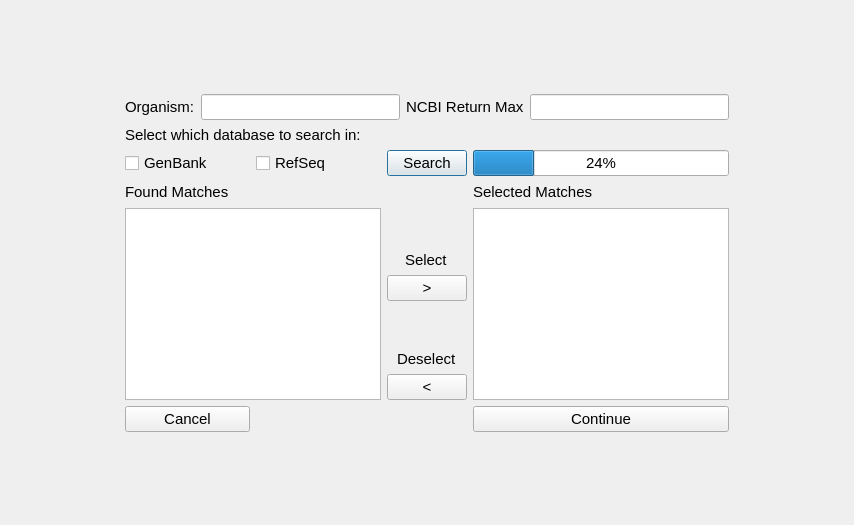
<?xml version="1.0" encoding="UTF-8"?>
<ui version="4.0">
 <class>dialog</class>
 <widget class="QDialog" name="dialog">
  <property name="geometry">
   <rect>
    <x>0</x>
    <y>0</y>
    <width>854</width>
    <height>525</height>
   </rect>
  </property>
  <property name="font">
   <font>
    <pointsize>11</pointsize>
   </font>
  </property>
  <property name="windowTitle">
   <string>Dialog</string>
  </property>
  <property name="layoutDirection">
   <enum>Qt::LeftToRight</enum>
  </property>
  <layout class="QGridLayout" name="gridLayout">
   <item row="3" column="1">
    <widget class="QCheckBox" name="genbank_checkbox">
     <property name="text">
      <string>GenBank</string>
     </property>
     <attribute name="buttonGroup">
      <string notr="true">data_base_selection_group</string>
     </attribute>
    </widget>
   </item>
   <item row="4" column="1">
    <widget class="QLabel" name="found_matches_label">
     <property name="text">
      <string>Found Matches</string>
     </property>
    </widget>
   </item>
   <item row="4" column="0">
    <spacer name="horizontalSpacer">
     <property name="orientation">
      <enum>Qt::Horizontal</enum>
     </property>
     <property name="sizeHint" stdset="0">
      <size>
       <width>40</width>
       <height>20</height>
      </size>
     </property>
    </spacer>
   </item>
   <item row="4" column="5">
    <spacer name="horizontalSpacer_2">
     <property name="orientation">
      <enum>Qt::Horizontal</enum>
     </property>
     <property name="sizeHint" stdset="0">
      <size>
       <width>40</width>
       <height>20</height>
      </size>
     </property>
    </spacer>
   </item>
   <item row="0" column="1">
    <spacer name="verticalSpacer">
     <property name="orientation">
      <enum>Qt::Vertical</enum>
     </property>
     <property name="sizeHint" stdset="0">
      <size>
       <width>20</width>
       <height>40</height>
      </size>
     </property>
    </spacer>
   </item>
   <item row="3" column="3" colspan="2">
    <layout class="QGridLayout" name="gridLayout_3">
     <item row="0" column="3">
      <widget class="QProgressBar" name="searchProgressBar">
       <property name="minimumSize">
        <size>
         <width>251</width>
         <height>23</height>
        </size>
       </property>
       <property name="value">
        <number>24</number>
       </property>
      </widget>
     </item>
     <item row="0" column="2">
      <widget class="QPushButton" name="searchPushButton">
       <property name="toolTip">
        <string>&lt;html&gt;&lt;head/&gt;&lt;body&gt;&lt;p&gt;'Search' searches the NCBI database for either RefSeq or Genbank files that match the organism entered&lt;/p&gt;&lt;/body&gt;&lt;/html&gt;</string>
       </property>
       <property name="text">
        <string>Search</string>
       </property>
      </widget>
     </item>
    </layout>
   </item>
   <item row="7" column="1">
    <widget class="QPushButton" name="cancelPushButton">
     <property name="toolTip">
      <string>&lt;html&gt;&lt;head/&gt;&lt;body&gt;&lt;p&gt;'Cancel' clears everything and closes this window&lt;/p&gt;&lt;/body&gt;&lt;/html&gt;</string>
     </property>
     <property name="text">
      <string>Cancel</string>
     </property>
    </widget>
   </item>
   <item row="1" column="1" colspan="4">
    <layout class="QGridLayout" name="gridLayout_2">
     <item row="0" column="1">
      <widget class="QLineEdit" name="organismLineEdit"/>
     </item>
     <item row="0" column="2">
      <widget class="QLabel" name="ncbi_ret_max_label">
       <property name="text">
        <string>NCBI Return Max</string>
       </property>
      </widget>
     </item>
     <item row="0" column="0">
      <widget class="QLabel" name="ogranismLabel">
       <property name="text">
        <string>Organism:</string>
       </property>
      </widget>
     </item>
     <item row="0" column="3">
      <widget class="QLineEdit" name="ncbi_ret_max_line_edit">
       <property name="toolTip">
        <string>&lt;html&gt;&lt;head/&gt;&lt;body&gt;&lt;p&gt;This allows you to set the maximum number of results returned from Entrez.&lt;/p&gt;&lt;p&gt;No number above 100 is allowed.&lt;/p&gt;&lt;p&gt;Note: the larger the number, the longer the search could take.&lt;/p&gt;&lt;/body&gt;&lt;/html&gt;</string>
       </property>
      </widget>
     </item>
    </layout>
   </item>
   <item row="2" column="1" colspan="2">
    <widget class="QLabel" name="label">
     <property name="text">
      <string>Select which database to search in:</string>
     </property>
    </widget>
   </item>
   <item row="5" column="1" rowspan="2" colspan="2">
    <widget class="QTableWidget" name="selectionTableWidget">
     <property name="verticalScrollMode">
      <enum>QAbstractItemView::ScrollPerPixel</enum>
     </property>
     <property name="horizontalScrollMode">
      <enum>QAbstractItemView::ScrollPerPixel</enum>
     </property>
     <property name="wordWrap">
      <bool>true</bool>
     </property>
     <attribute name="horizontalHeaderCascadingSectionResizes">
      <bool>false</bool>
     </attribute>
     <attribute name="horizontalHeaderHighlightSections">
      <bool>true</bool>
     </attribute>
     <attribute name="horizontalHeaderShowSortIndicator" stdset="0">
      <bool>false</bool>
     </attribute>
     <attribute name="horizontalHeaderStretchLastSection">
      <bool>false</bool>
     </attribute>
     <attribute name="verticalHeaderVisible">
      <bool>true</bool>
     </attribute>
    </widget>
   </item>
   <item row="5" column="3">
    <layout class="QVBoxLayout" name="verticalLayout">
     <item alignment="Qt::AlignHCenter|Qt::AlignBottom">
      <widget class="QLabel" name="select_label">
       <property name="text">
        <string>Select</string>
       </property>
      </widget>
     </item>
     <item>
      <widget class="QPushButton" name="selectButton">
       <property name="toolTip">
        <string>&lt;html&gt;&lt;head/&gt;&lt;body&gt;&lt;p&gt;'Select' moves the selected matches in 'Found Matches' to the 'Selected Matches' table&lt;/p&gt;&lt;/body&gt;&lt;/html&gt;</string>
       </property>
       <property name="text">
        <string>&gt;</string>
       </property>
      </widget>
     </item>
    </layout>
   </item>
   <item row="4" column="4">
    <widget class="QLabel" name="selected_matches_label">
     <property name="text">
      <string>Selected Matches</string>
     </property>
    </widget>
   </item>
   <item row="6" column="3">
    <layout class="QVBoxLayout" name="verticalLayout_2">
     <item alignment="Qt::AlignHCenter|Qt::AlignBottom">
      <widget class="QLabel" name="deselect_label">
       <property name="text">
        <string>Deselect</string>
       </property>
      </widget>
     </item>
     <item>
      <widget class="QPushButton" name="deselectButton">
       <property name="toolTip">
        <string>&lt;html&gt;&lt;head/&gt;&lt;body&gt;&lt;p&gt;'Deselect' removes selected items from the 'Selected Matches' Table&lt;/p&gt;&lt;/body&gt;&lt;/html&gt;</string>
       </property>
       <property name="text">
        <string>&lt;</string>
       </property>
      </widget>
     </item>
    </layout>
   </item>
   <item row="3" column="2">
    <widget class="QCheckBox" name="refseq_checkbox">
     <property name="text">
      <string>RefSeq</string>
     </property>
     <attribute name="buttonGroup">
      <string notr="true">data_base_selection_group</string>
     </attribute>
    </widget>
   </item>
   <item row="5" column="4" rowspan="2">
    <widget class="QTableWidget" name="submissionTableWidget">
     <property name="horizontalScrollMode">
      <enum>QAbstractItemView::ScrollPerPixel</enum>
     </property>
     <property name="wordWrap">
      <bool>true</bool>
     </property>
    </widget>
   </item>
   <item row="7" column="4">
    <widget class="QPushButton" name="submitPushButton">
     <property name="toolTip">
      <string>&lt;html&gt;&lt;head/&gt;&lt;body&gt;&lt;p&gt;Selecting 'Ok' will download the files in the 'Selected Matches' table&lt;/p&gt;&lt;/body&gt;&lt;/html&gt;</string>
     </property>
     <property name="text">
      <string>Continue</string>
     </property>
    </widget>
   </item>
   <item row="8" column="1">
    <spacer name="verticalSpacer_2">
     <property name="orientation">
      <enum>Qt::Vertical</enum>
     </property>
     <property name="sizeHint" stdset="0">
      <size>
       <width>20</width>
       <height>40</height>
      </size>
     </property>
    </spacer>
   </item>
  </layout>
 </widget>
 <resources/>
 <connections/>
 <buttongroups>
  <buttongroup name="data_base_selection_group"/>
 </buttongroups>
</ui>
